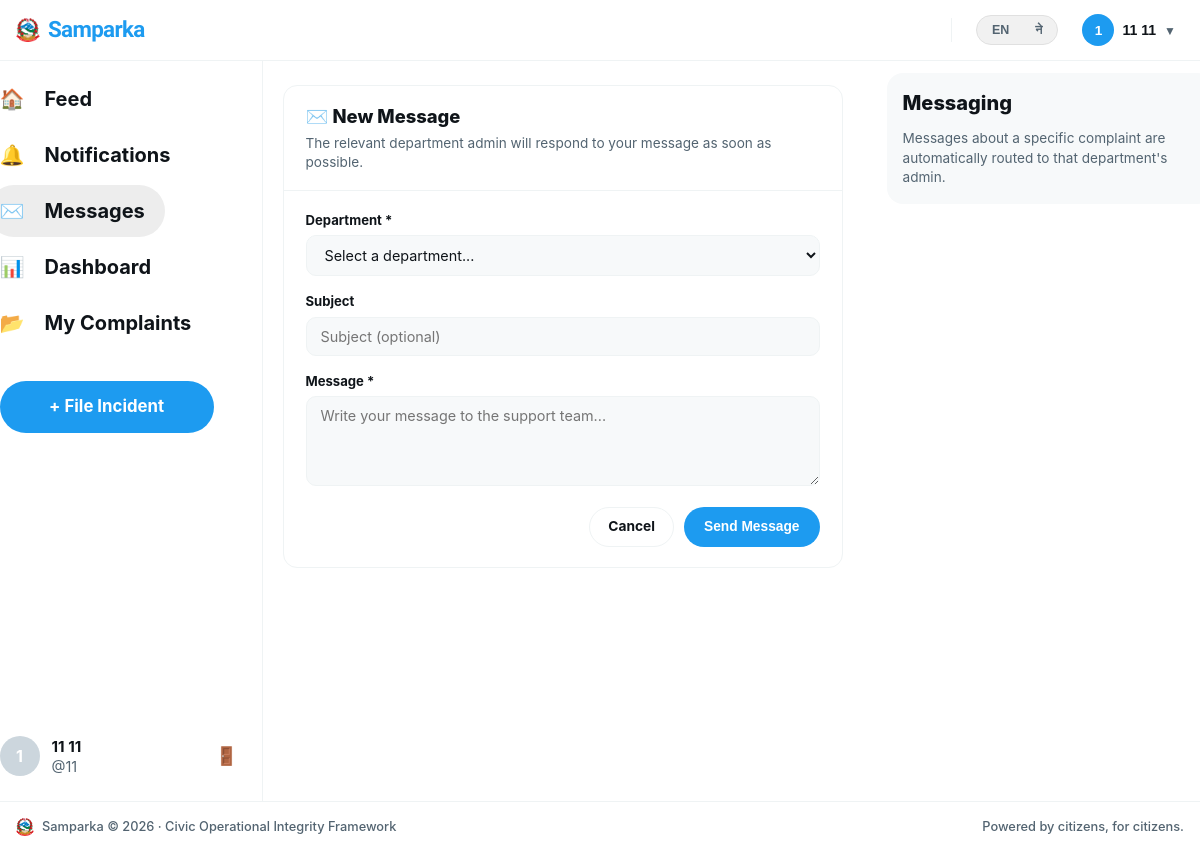
Screenshot of /messages/start/ (signed in) with the database file from the repository.
### accounts/models.py (models this page shows, shortened)
class User(AbstractUser):
    avatar = models.ImageField(upload_to='avatars/', null=True, blank=True)
    bio = models.TextField(max_length=300, blank=True)
    district = models.CharField(max_length=100, blank=True)
    ward = models.CharField(max_length=100, blank=True)
    phone = models.CharField(max_length=15, blank=True)
    is_verified = models.BooleanField(default=False)
    role = models.CharField(          # ← now inside the class
        max_length=20,
        choices=ROLE_CHOICES,
        default="user"
    )
    @property
    def display_name(self):
        if self.first_name:
            return f"{self.first_name} {self.last_name}".strip()
        return self.username

### messaging/views.py (the view, shortened to what this page needs)
# urls.py: path('start/', views.start_conversation, name='start'),
@login_required
def start_conversation(request, complaint_pk=None):
    from complaints.models import Complaint
    from departments.models import Department
    complaint = None
    if complaint_pk:
        complaint = get_object_or_404(Complaint, pk=complaint_pk)
    if (request.user.is_superuser or _is_dept_admin(request.user)):
        django_messages.info(request, _('Staff can reply from the inbox.'))
        return redirect('messaging:inbox')
    departments = Department.objects.filter(is_active=True).order_by('name') if not complaint else None
    if request.method == 'POST':
        form = StartConversationForm(request.POST)
        staff_user = None
        selected_department = None
        if complaint:
            staff_user = _get_department_admin(complaint)
        else:
            dept_id = request.POST.get('department')
            if not dept_id:
                django_messages.error(request, _('Please select a department.'))
                return render(request, 'messaging/start_conversation.html', {
                    'form': form, 'complaint': complaint, 'departments': departments,
                })
            selected_department = get_object_or_404(Department, pk=dept_id)
            profile = UserProfile.objects.filter(
                department=selected_department, is_department_admin=True, user__is_active=True
            ).select_related('user').first()
            staff_user = profile.user if profile else None
        if not staff_user:
            dept_name = complaint.department.display_name if complaint and complaint.department else (
                selected_department.display_name if selected_department else None
            )
            if dept_name:
                django_messages.error(
                    request,
                    _('The %(dept)s department does not have an admin assigned yet. Please try again later.') % {'dept': dept_name}
                )
            else:
                django_messages.error(request, _('No staff members are available right now. Please try again later.'))
            return render(request, 'messaging/start_conversation.html', {
                'form': form, 'complaint': complaint, 'departments': departments,
            })
        if form.is_valid():
            subject = form.cleaned_data.get('subject', '')
            if not subject and complaint:
                subject = f'Re: {complaint.title}'
            elif not subject and selected_department:
                subject = f'{selected_department.display_name} — General Enquiry'
            conv = Conversation.objects.create(
                participant_citizen=request.user,
                participant_staff=staff_user,
                complaint=complaint,
                subject=subject or _('General Enquiry'),
            )
            Message.objects.create(
                conversation=conv,
                sender=request.user,
                body=form.cleaned_data['body']
            )
            _notify(
                staff_user,
                title=_('New conversation from %(sender)s') % {'sender': request.user.display_name},
                body=conv.subject,
                link=reverse('messaging:conversation', kwargs={'pk': conv.pk}),
            )
            django_messages.success(request, _('Message sent! You will receive a reply soon.'))
            return redirect('messaging:conversation', pk=conv.pk)
    else:
        initial_subject = f'Re: {complaint.title}' if complaint else ''
        form = StartConversationForm(initial={'subject': initial_subject})
    return render(request, 'messaging/start_conversation.html', {
        'form': form,
        'complaint': complaint,
        'departments': departments,
    })

### messaging/templates/messaging/start_conversation.html (shortened to what this page needs)
{% extends 'base.html' %}
{% load i18n %}
{% block content %}
<div class="x-workspace-container">
  <aside class="x-panel-left">
    <div class="x-sticky-scroll-box">
      <nav class="x-v-nav">
        <a href="{% url 'complaints:feed' %}" class="x-v-link">
          <span class="x-v-icon">🏠</span>
          <span class="x-v-label">{% trans "Feed" %}</span>
        </a>
        <a href="{% url 'accounts:notifications' %}" class="x-v-link">
          <span class="x-v-icon">🔔</span>
          <span class="x-v-label">{% trans "Notifications" %}</span>
        </a>
        <a href="{% url 'messaging:inbox' %}" class="x-v-link active">
          <span class="x-v-icon">✉️</span>
          <span class="x-v-label">{% trans "Messages" %}</span>
        </a>
        <a href="{% url 'accounts:role_redirect' %}" class="x-v-link">
          <span class="x-v-icon">📊</span>
          <span class="x-v-label">{% trans "Dashboard" %}</span>
        </a>
        <a href="{% url 'complaints:my_complaints' %}" class="x-v-link">
          <span class="x-v-icon">📂</span>
          <span class="x-v-label">{% trans "My Complaints" %}</span>
        </a>
      </nav>
      {% if user.is_authenticated %}
        <div style="padding: 0 12px; margin-top: 16px;">
          <a href="{% url 'complaints:create' %}" class="x-v-post-btn" style="text-decoration: none; text-align: center; display: block;">
            + {% trans "File Incident" %}
          </a>
        </div>
      {% endif %}
      {% if user.is_authenticated %}
      <div class="x-v-profile-anchor">
        <a href="{% url 'accounts:profile' username=user.username %}" class="x-v-profile-info" style="text-decoration:none;">
          {% if user.avatar %}
            <img src="{{ user.avatar.url }}" class="complaint-author-avatar" />
          {% else %}
            <span class="complaint-author-avatar">{{ user.username|first|upper }}</span>
          {% endif %}
          <div class="x-v-profile-text">
            <span class="x-v-display-name">{{ user.display_name|default:user.username }}</span>
            <span class="x-v-username">@{{ user.username }}</span>
          </div>
        </a>
        <a href="{% url 'accounts:logout' %}" class="x-v-logout-trigger" title="{% trans 'Log Out' %}" style="text-decoration:none;">🚪</a>
      </div>
      {% endif %}
    </div>
  </aside>
  <main class="x-panel-center" style="border-right: none !important; display: block;">
    <div class="x-form-card">
      <div class="x-form-header">
        <h2 class="x-form-title">✉️ {% trans "New Message" %}</h2>
        <p class="x-form-sub">{% trans "The relevant department admin will respond to your message as soon as possible." %}</p>
      </div>
      <div class="x-form-body">
        <form method="post">
          {% if not complaint %}
          <div class="x-form-group">
            <label class="x-form-label">{% trans "Department" %} *</label>
            <select name="department" required>
              <option value="">{% trans "Select a department..." %}</option>
            </select>
          </div>
          {% endif %}
          <div class="x-form-group">
            <label class="x-form-label">{% trans "Subject" %}</label>
            {{ form.subject }}
          </div>
          <div class="x-form-group">
            <label class="x-form-label">{% trans "Message" %} *</label>
            {{ form.body }}
          </div>
          <div class="x-form-actions">
            <a href="{% if complaint %}{{ complaint.get_absolute_url }}{% else %}{% url 'complaints:feed' %}{% endif %}" class="x-btn-ghost">{% trans "Cancel" %}</a>
            <button type="submit" class="x-btn-primary">{% trans "Send Message" %}</button>
          </div>
        </form>
      </div>
    </div>
  </main>
  <aside class="x-panel-right">
    <div class="x-sticky-scroll-box">
      <section class="x-right-panel-widget">
        <h4 class="x-widget-panel-title">{% trans "Messaging" %}</h4>
        <p style="font-size: 0.85rem; color: var(--text-muted); line-height: 1.45; margin: 0;">
          {% trans "Messages about a specific complaint are automatically routed to that department's admin." %}
        </p>
      </section>
    </div>
  </aside>
</div>
{% endblock %}

### templates/base.html (shortened to what this page needs)
<!DOCTYPE html>
<html lang="{{ LANGUAGE_CODE }}">
<head>
  {% load static %}
  {% load i18n %}
  <link rel="stylesheet" href="https://unpkg.com/leaflet@1.9.4/dist/leaflet.css" />
  <link rel="stylesheet" href="{% static 'css/main.css' %}?v=105" />
  <link rel="stylesheet" href="{% static 'css/footer.css' %}?v=105" />
</head>
<body>
{% get_current_language as CURRENT_LANGUAGE %}
<div class="x-app-wrapper" style="display: flex; flex-direction: column; min-height: 100vh;">
  <header class="x-global-header">
    <div class="x-header-inner">
<a href="{% url 'complaints:feed' %}" class="x-header-brand" style="text-decoration: none; display: flex; align-items: center; gap: 8px;">
  <img src="/media/complaints/images/nepal-emblem.png" alt="{% trans 'Nepal Emblem' %}" width="24" height="24" style="object-fit: contain;">
  <span class="x-brand-text" style="font-family: 'Sora', sans-serif; font-weight: 800; font-size: 1.4rem; letter-spacing: -0.03em; color: var(--accent-blue, #1d9bf0);">
    {% if CURRENT_LANGUAGE == 'ne' %}सम्पर्क{% else %}Samparka{% endif %}
  </span>
</a>
      <div class="x-header-links">
        <div class="x-header-actions-group">
          <form action="{% url 'set_language' %}" method="post" class="lang-switch" id="lang-form-auth">
  <input type="hidden" name="language" id="lang-input-auth" value="{% get_current_language as CURRENT_LANGUAGE %}{{ CURRENT_LANGUAGE }}">
  <div class="lang-toggle">
    <button type="button" class="lang-option {% if CURRENT_LANGUAGE == 'en' %}active{% endif %}" onclick="switchLanguage(this, 'en')">EN</button>
    <button type="button" class="lang-option {% if CURRENT_LANGUAGE == 'ne' %}active{% endif %}" onclick="switchLanguage(this, 'ne')">ने</button>
  </div>
</form>
          {% if user.is_authenticated %}
            <div class="nav-user-menu">
              <button class="nav-user-btn" onclick="toggleUserMenu(this, event)" style="background: none; border: none; display: flex; align-items: center; gap: 8px; cursor: pointer; padding: 4px 8px; border-radius: 999px; transition: background 0.2s;" onmouseover="this.style.background='var(--bg-subtle)'" onmouseout="this.style.background='none'">
                {% if user.avatar %}
                  <img src="{{ user.avatar.url }}" alt="{{ user.username }}" style="width: 32px; height: 32px; border-radius: 50%; object-fit: cover; border: 1px solid var(--border-color);" />
                {% else %}
                  <span style="width: 32px; height: 32px; border-radius: 50%; background: var(--accent-blue, #1d9bf0); display: inline-flex; align-items: center; justify-content: center; font-weight: 800; color: #ffffff; font-size: 0.85rem;">{{ user.username|first|upper }}</span>
                {% endif %}
                <span class="nav-username" style="font-weight: 700; font-size: 0.88rem; color: var(--text-main, #0f1419); max-width: 110px; overflow: hidden; text-overflow: ellipsis; white-space: nowrap;">{{ user.display_name }}</span>
                <span style="font-size: 0.75rem; color: var(--text-muted); padding-top: 2px;">▼</span>
              </button>
            </div>
          {% endif %}
        </div>
      </div>
    </div>
  </header>
  <main class="main-content" style="flex: 1 0 auto; display: flex; flex-direction: column;">
    {% block content %}{% endblock %}
  </main>
  <footer class="footer" style="background-color: #ffffff; border-top: 1px solid var(--border-color, #eff3f4); padding: 16px 0; flex-shrink: 0;">
    <div class="container footer-inner" style="max-width: 1250px; margin: 0 auto; padding: 0 16px; display: flex; align-items: center; justify-content: space-between; font-size: 0.8rem; color: var(--text-muted, #536471);">
      <div style="display: flex; align-items: center; gap: 8px;">
        <img src="/media/complaints/images/nepal-emblem.png" alt="{% trans 'Nepal Emblem' %}" width="18" height="18" style="object-fit: contain;">
        <span style="font-weight: 500;">Samparka &copy; 2026 &middot; {% trans "Civic Operational Integrity Framework" %}</span>
      </div>
      <div style="font-weight: 500;">{% trans "Powered by citizens, for citizens." %}</div>
    </div>
  </footer>
</div>
</body>
</html>

### rows the page displays
User: username|first "1", display_name "11 11", username "11"
